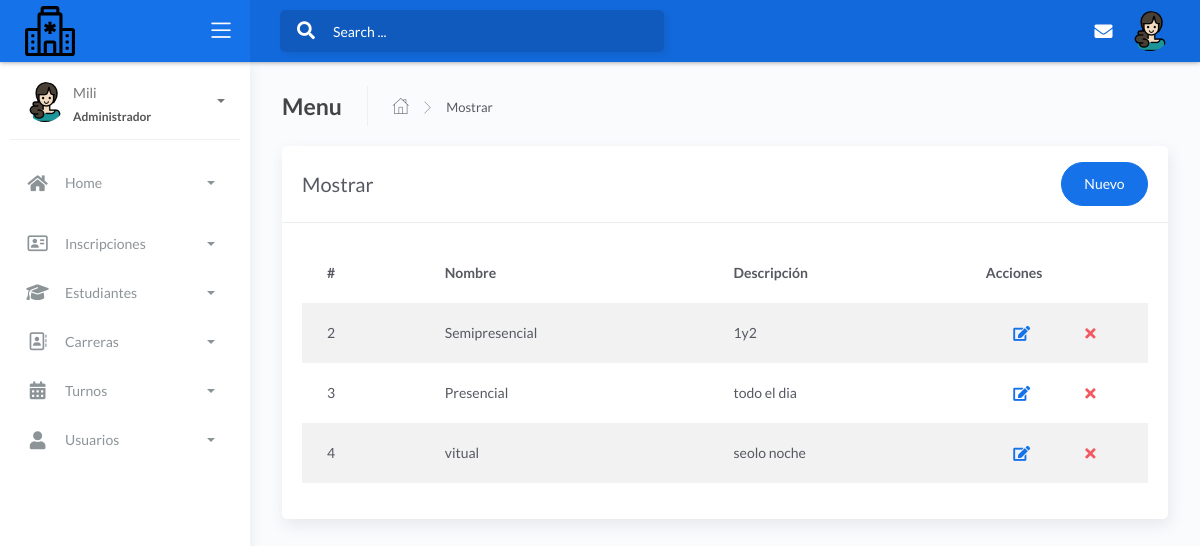
The app's page /folder/turnos.php (signed in) with its own data.
### tables this page shows
CREATE TABLE `turnos` (
  `id` bigint(20) UNSIGNED NOT NULL,
  `nombre` varchar(20) NOT NULL,
  `descripcion` varchar(50) NOT NULL
);

### controller/turnoscontroller.php (called while the page is built, shortened)
<?php
require_once '../model/modelturnos.php';
class turnoscontroller{
    function mostrar(){
        $turnos=new Modelo();
        $dato=$turnos->mostrar("turnos", "1");
        require_once '../view/turnos/mostrar.php';
    }
    }

### model/modelturnos.php (called while the page is built, shortened)
<?php
class Modelo{
  private $turnos;
  private $db;
  public function __construct(){
      $this->turnos=array();
      $this->db=new PDO('mysql:host=localhost;dbname=universidad',"root","");
  }
  public function mostrar($tabla,$condicion){
      $consulta="SELECT  turnos.id, turnos.nombre, turnos.descripcion FROM turnos";
      $resultado=$this->db->query($consulta);
      while ($tabla=$resultado->fetchAll(PDO::FETCH_ASSOC)) {
          $this->turnos[]=$tabla;
      }
      return $this->turnos;
    }
}
 ?>

### view/turnos/mostrar.php (shortened to what this page needs)
<!DOCTYPE html>
<html lang="en">
<head>
<link href="https://cdnjs.cloudflare.com/ajax/libs/font-awesome/6.4.2/css/all.min.css" rel="stylesheet">
	<link rel="stylesheet" href="../assets/css/bootstrap.min.css">
	<link rel="stylesheet" href="../assets/css/atlantis.min.css">
	<link rel="stylesheet" href="../assets/css/demo.css">
</head>
<body>
	<div class="wrapper">
		<div class="main-header">
			<div class="logo-header" data-background-color="blue">
				<a href="../view/admin/admin.php" class="logo">
					<img src="../assets/img/hospital.svg" alt="navbar brand" class="navbar-brand">
				</a>
				<div class="nav-toggle">
					<button class="btn btn-toggle toggle-sidebar">
						<i class="icon-menu"></i>
					</button>
				</div>
			</div>
			<nav class="navbar navbar-header navbar-expand-lg" data-background-color="blue2">
				<div class="container-fluid">
					<div class="collapse" id="search-nav">
						<form class="navbar-left navbar-form nav-search mr-md-3">
							<div class="input-group">
								<div class="input-group-prepend">
									<button type="submit" class="btn btn-search pr-1">
										<i class="fa fa-search search-icon"></i>
									</button>
								</div>
								<input type="text" placeholder="Search ..." class="form-control">
							</div>
						</form>
					</div>
					<ul class="navbar-nav topbar-nav ml-md-auto align-items-center">
						<li class="nav-item dropdown hidden-caret">
							<a class="nav-link dropdown-toggle" href="#" id="messageDropdown" role="button" data-toggle="dropdown" aria-haspopup="true" aria-expanded="false">
								<i class="fa fa-envelope"></i>
							</a>
						</li>
						<li class="nav-item dropdown hidden-caret">
							<a class="dropdown-toggle profile-pic" data-toggle="dropdown" href="#" aria-expanded="false">
								<div class="avatar-sm">
									<img src="../assets/img/mujer.png" alt="..." class="avatar-img rounded-circle">
								</div>
							</a>
						</li>
					</ul>
				</div>
			</nav>
		</div>
		<div class="sidebar sidebar-style-2">
			<div class="sidebar-wrapper scrollbar scrollbar-inner">
				<div class="sidebar-content">
					<div class="user">
						<div class="avatar-sm float-left mr-2">
							<img src="../assets/img/mujer.png" alt="..." class="avatar-img rounded-circle">
						</div>
						<div class="info">
							<a data-toggle="collapse" href="#collapseExample" aria-expanded="true">
								<span>
									<?php echo ucfirst($_SESSION['nombre']); ?>
									<span class="user-level">Administrador</span>
									<span class="caret"></span>
								</span>
							</a>
						</div>
					</div>
					<ul class="nav nav-primary">
						<li class="nav-item">
							<a data-toggle="collapse" href="#dashboard" class="collapsed" aria-expanded="false">
								<i class="fas fa-home"></i>
								<p>Home</p>
								<span class="caret"></span>
							</a>
						</li>
						<li class="nav-item">
								<a data-toggle="collapse" href="#inscripcion">
							<i class="fa-regular fa-address-card"></i>
									<p>Inscripciones</p>
									<span class="caret"></span>
								</a>
							</li>
						<li class="nav-item">
								<a data-toggle="collapse" href="#estudiantes">
									<i class="fa-solid fa-graduation-cap"></i>
									<p>Estudiantes</p>
									<span class="caret"></span>
								</a>
							</li>
						<li class="nav-item">
								<a data-toggle="collapse" href="#sidebarLayouts">
							<i class="fa-regular fa-address-book"></i>
								<p>Carreras</p>
									<span class="caret"></span>
								</a>
							</li>
						<li class="nav-item">
								<a data-toggle="collapse" href="#turnos">
								<i class="fa-solid fa-calendar-days"></i>
									<p>Turnos</p>
									<span class="caret"></span>
								</a>
							</li>
						<li class="nav-item">
							<a data-toggle="collapse" href="#user">
								<i class="fas fa-user"></i>
								<p>Usuarios</p>
								<span class="caret"></span>
							</a>
						</li>
					</ul>
				</div>
			</div>
		</div>
		<div class="main-panel">
			<div class="content">
				<div class="page-inner">
					<div class="page-header">
						<h4 class="page-title">Menu</h4>
						<ul class="breadcrumbs">
							<li class="nav-home">
								<a href="../view/admin/admin.php">
									<i class="flaticon-home"></i>
								</a>
							</li>
							<li class="separator">
								<i class="flaticon-right-arrow"></i>
							</li>
							<li class="nav-item">
								<a href="#">Mostrar</a>
							</li>
						</ul>
					</div>
					<div class="row">
						<div class="col-md-12">
							<div class="card">
								<div class="card-header">
									<div class="d-flex align-items-center">
										<h4 class="card-title">Mostrar</h4>
										<a href="#addRowModal" class="btn btn-primary btn-round ml-auto" data-toggle="modal">Nuevo</a>
										<?php include('AgregarModal.php'); ?>
									</div>
										<div class="card-body">
								<div class="table-responsive">
    <table id="add-row" class="display table table-striped table-hover">
        <thead>
            <tr>
                <th>#</th>
                <th>Nombre</th>
                <th>Descripción</th>
                <th style="width: 10%">Acciones</th>
            </tr>
        </thead>
        <tbody>
        <?php
        $database = new Connection();
        $db = $database->open();
        try {
            $sql = 'SELECT id, nombre, descripcion FROM turnos';
            foreach ($db->query($sql) as $row) {
        ?>
            <tr>
                <td><?php echo $row['id']; ?></td>
                <td><?php echo $row['nombre']; ?></td>
                <td><?php echo $row['descripcion']; ?></td>
                <td>
                    <div class="form-button-action">
                       <button href="#editRowModal=<?php echo $row['id'];?>" class="btn btn-link btn-primary btn-lg" data-toggle="modal"  title="" data-original-title="Edit Task" data-target="#editRowModal<?php echo $row['id']; ?>">
									<i class="fa fa-edit"></i>
										</button>
                        <button class="btn btn-link btn-danger btn-lg" data-toggle="modal"
                                data-target="#deleteRowModal<?php echo $row['id']; ?>" title="Eliminar">
                            <i class="fa fa-times"></i>
                        </button>
                    </div>
                </td>
            </tr>
        <?php
            }
        } catch (PDOException $e) {
            echo "Error al consultar turnos: " . $e->getMessage();
        }
        ?>
        </tbody>
    </table>
</div>
</body>
</html>

### records on screen
turnos: id "2", nombre "Semipresencial", descripcion "1y2"
turnos: id "3", nombre "Presencial", descripcion "todo el dia"
turnos: id "4", nombre "vitual", descripcion "seolo noche"

### other values on screen
$_SESSION['nombre'] "Mili"
